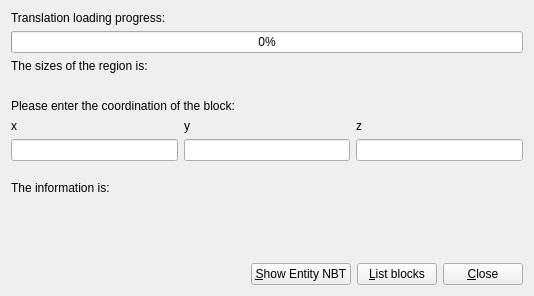
<?xml version="1.0" encoding="UTF-8"?>
<ui version="4.0">
 <class>BlockReaderUI</class>
 <widget class="QWidget" name="BlockReaderUI">
  <property name="geometry">
   <rect>
    <x>0</x>
    <y>0</y>
    <width>534</width>
    <height>296</height>
   </rect>
  </property>
  <property name="windowTitle">
   <string>Form</string>
  </property>
  <layout class="QVBoxLayout" name="verticalLayout_7">
   <item>
    <layout class="QVBoxLayout" name="verticalLayout_6">
     <item>
      <layout class="QVBoxLayout" name="verticalLayout_5">
       <item>
        <layout class="QVBoxLayout" name="verticalLayout">
         <item>
          <widget class="QLabel" name="label_7">
           <property name="text">
            <string>Translation loading progress:</string>
           </property>
          </widget>
         </item>
         <item>
          <widget class="QProgressBar" name="progressBar">
           <property name="value">
            <number>0</number>
           </property>
          </widget>
         </item>
         <item>
          <widget class="QLabel" name="label">
           <property name="text">
            <string>The sizes of the region is:</string>
           </property>
          </widget>
         </item>
         <item>
          <widget class="QLabel" name="sizeLabel">
           <property name="text">
            <string/>
           </property>
          </widget>
         </item>
         <item>
          <widget class="QLabel" name="label_2">
           <property name="text">
            <string>Please enter the coordination of the block:</string>
           </property>
          </widget>
         </item>
        </layout>
       </item>
       <item>
        <layout class="QHBoxLayout" name="horizontalLayout">
         <item>
          <layout class="QVBoxLayout" name="verticalLayout_2">
           <item>
            <widget class="QLabel" name="label_3">
             <property name="text">
              <string>x</string>
             </property>
            </widget>
           </item>
           <item>
            <widget class="QLineEdit" name="xEdit"/>
           </item>
          </layout>
         </item>
         <item>
          <layout class="QVBoxLayout" name="verticalLayout_3">
           <item>
            <widget class="QLabel" name="label_4">
             <property name="text">
              <string>y</string>
             </property>
            </widget>
           </item>
           <item>
            <widget class="QLineEdit" name="yEdit"/>
           </item>
          </layout>
         </item>
         <item>
          <layout class="QVBoxLayout" name="verticalLayout_4">
           <item>
            <widget class="QLabel" name="label_5">
             <property name="text">
              <string>z</string>
             </property>
            </widget>
           </item>
           <item>
            <widget class="QLineEdit" name="zEdit"/>
           </item>
          </layout>
         </item>
        </layout>
       </item>
       <item>
        <widget class="QLabel" name="label_6">
         <property name="text">
          <string>The information is:</string>
         </property>
        </widget>
       </item>
       <item>
        <widget class="QLabel" name="infoLabel">
         <property name="text">
          <string/>
         </property>
        </widget>
       </item>
      </layout>
     </item>
     <item>
      <layout class="QHBoxLayout" name="horizontalLayout_2">
       <item>
        <spacer name="horizontalSpacer">
         <property name="orientation">
          <enum>Qt::Orientation::Horizontal</enum>
         </property>
         <property name="sizeHint" stdset="0">
          <size>
           <width>40</width>
           <height>20</height>
          </size>
         </property>
        </spacer>
       </item>
       <item>
        <widget class="QPushButton" name="entityBtn">
         <property name="text">
          <string>&amp;Show Entity NBT</string>
         </property>
        </widget>
       </item>
       <item>
        <widget class="QPushButton" name="listBtn">
         <property name="text">
          <string>&amp;List blocks</string>
         </property>
        </widget>
       </item>
       <item>
        <widget class="QPushButton" name="closeBtn">
         <property name="text">
          <string>&amp;Close</string>
         </property>
        </widget>
       </item>
      </layout>
     </item>
    </layout>
   </item>
  </layout>
 </widget>
 <resources/>
 <connections>
  <connection>
   <sender>closeBtn</sender>
   <signal>clicked()</signal>
   <receiver>BlockReaderUI</receiver>
   <slot>close()</slot>
   <hints>
    <hint type="sourcelabel">
     <x>443</x>
     <y>306</y>
    </hint>
    <hint type="destinationlabel">
     <x>250</x>
     <y>169</y>
    </hint>
   </hints>
  </connection>
 </connections>
</ui>
